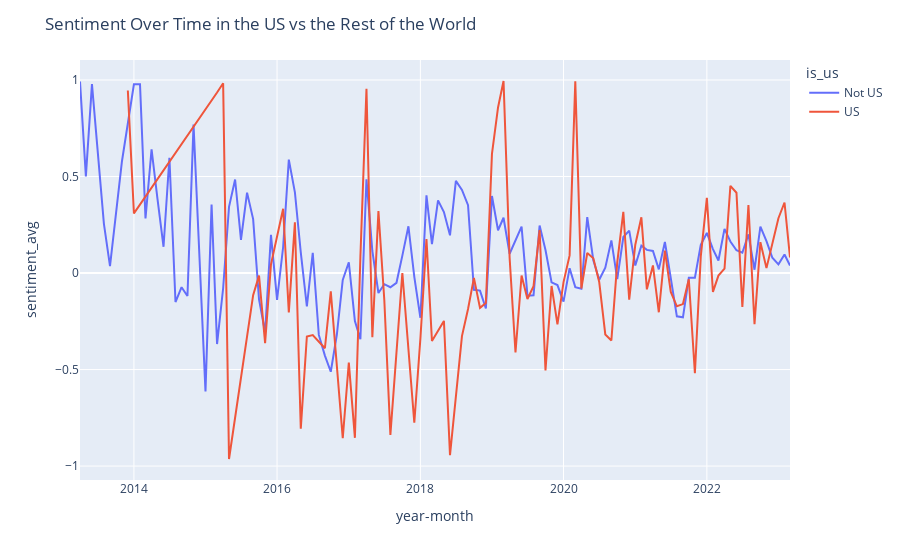

Notebook source saved alongside this figure:
### Code cell
# sentiment over time in the US vs the rest of the world
df = raw_df[raw_df['date'].notna()]

for i, row in df.iterrows():
    # get the month from the date
    date = row['date']
    df.at[i, 'year-month'] = '-'.join(date.split('-')[:2])

    # get the average sentiment
    sentiment = []
    sentiment_json = json.loads(row['sentiment'])
    # distilbert
    score = sentiment_json[0]['score']
    if sentiment_json[0]['label'] == 'NEGATIVE': score *= -1
    sentiment.append(score)
    # roberta
    score = sentiment_json[1]['score']
    if sentiment_json[1]['label'] == 'LABEL_0': score = -1 * score
    elif sentiment_json[1]['label'] == 'LABEL_1': score = 0
    sentiment.append(score)
    # bertweet
    score = sentiment_json[2]['score']
    if sentiment_json[2]['label'] == 'NEG': score = -1 * score
    elif sentiment_json[2]['label'] == 'NEU': score = 0
    sentiment.append(score)
    # average
    df.at[i, 'sentiment_avg'] = sum(sentiment) / len(sentiment)

    # whether the video is from the US or not
    country = row['country']
    df.at[i, 'is_us'] = 'US' if country == 'US' else 'Not US'

# get average for each country
df = df.groupby(['year-month', 'is_us']).mean().reset_index()

# sort by year
df = df.sort_values(by=['year-month'])

# plot
fig = px.line(df, x="year-month", y="sentiment_avg", color='is_us')
fig.update_layout(title_text='Sentiment Over Time in the US vs the Rest of the World')
fig.show()

### Figure 1 — Plotly figure (JSON) as saved in the notebook; plotly's stock layout.template omitted (floating-point values rounded to 4 significant figures)
{"data": [{"hovertemplate": "is_us=Not US<br>year-month=%{x}<br>sentiment_avg=%{y}<extra></extra>", "legendgroup": "Not US", "line": {"color": "#636efa", "dash": "solid"}, "marker": {"symbol": "circle"}, "mode": "lines", "name": "Not US", "orientation": "v", "showlegend": true, "type": "scatter", "x": ["2013-04", "2013-05", "2013-06", "2013-08", "2013-09", "2013-11", "2014-01", "2014-02", "2014-03", "2014-04", "2014-05", "2014-06", "2014-07", "2014-08", "2014-09", "2014-10", "2014-11", "2014-12", "2015-01", "2015-02", "2015-03", "2015-04", "2015-05", "2015-06", "2015-07", "2015-08", "2015-09", "2015-10", "2015-11", "2015-12", "2016-01", "2016-02", "2016-03", "2016-04", "2016-05", "2016-06", "2016-07", "2016-08", "2016-09", "2016-10", "2016-11", "2016-12", "2017-01", "2017-02", "2017-03", "2017-04", "2017-05", "2017-06", "2017-07", "2017-08", "2017-09", "2017-10", "2017-11", "2017-12", "2018-01", "2018-02", "2018-03", "2018-04", "2018-05", "2018-06", "2018-07", "2018-08", "2018-09", "2018-10", "2018-11", "2018-12", "2019-01", "2019-02", "2019-03", "2019-04", "2019-05", "2019-06", "2019-07", "2019-08", "2019-09", "2019-10", "2019-11", "2019-12", "2020-01", "2020-02", "2020-03", "2020-04", "2020-05", "2020-06", "2020-07", "2020-08", "2020-09", "2020-10", "2020-11", "2020-12", "2021-01", "2021-02", "2021-03", "2021-04", "2021-05", "2021-06", "2021-07", "2021-08", "2021-09", "2021-10", "2021-11", "2021-12", "2022-01", "2022-02", "2022-03", "2022-04", "2022-05", "2022-06", "2022-07", "2022-08", "2022-09", "2022-10", "2022-11", "2022-12", "2023-01", "2023-02", "2023-03", "CZ"], "xaxis": "x", "y": [0.9923, 0.5007, 0.9785, 0.2552, 0.0352, 0.5791, 0.9778, 0.9782, 0.2826, 0.6405, 0.386, 0.136, 0.5975, -0.1502, -0.07343, -0.1191, 0.7696, 0.1056, -0.6131, 0.3545, -0.368, -0.07897, 0.3431, 0.4844, 0.1713, 0.4167, 0.2795, -0.136, -0.3066, 0.1978, -0.1391, 0.1347, 0.5878, 0.4184, 0.1067, -0.1735, 0.1046, -0.3208, -0.4278, -0.5115, -0.3186, -0.03602, 0.05571, -0.2489, -0.3434, 0.4854, 0.1141, -0.1034, -0.05773, -0.07367, -0.05064, 0.09029, 0.2422, -0.01991, -0.2319, 0.4027, 0.1493, 0.3762, 0.3156, 0.1953, 0.4773, 0.4309, 0.3517, -0.08676, -0.09097, -0.1838, 0.399, 0.2217, 0.2863, 0.09999, 0.1682, 0.24, -0.117, -0.115, 0.2461, 0.1192, -0.04822, -0.06232, -0.1481, 0.02505, -0.07318, -0.08127, 0.2896, 0.06612, -0.03481, 0.02779, 0.1692, -0.03184, 0.1864, 0.2194, 0.03885, 0.1416, 0.1199, 0.1146, 0.01908, 0.1607, -0.02662, -0.2243, -0.2295, -0.02435, -0.02427, 0.1466, 0.2077, 0.1241, 0.06476, 0.2288, 0.1633, 0.1179, 0.1053, 0.2005, 0.01709, 0.2409, 0.1657, 0.07919, 0.04493, 0.09583, 0.03874, 0.331], "yaxis": "y"}, {"hovertemplate": "is_us=US<br>year-month=%{x}<br>sentiment_avg=%{y}<extra></extra>", "legendgroup": "US", "line": {"color": "#EF553B", "dash": "solid"}, "marker": {"symbol": "circle"}, "mode": "lines", "name": "US", "orientation": "v", "showlegend": true, "type": "scatter", "x": ["2013-12", "2014-01", "2015-03", "2015-04", "2015-05", "2015-09", "2015-10", "2015-11", "2015-12", "2016-02", "2016-03", "2016-04", "2016-05", "2016-06", "2016-07", "2016-09", "2016-10", "2016-12", "2017-01", "2017-02", "2017-03", "2017-04", "2017-05", "2017-06", "2017-07", "2017-08", "2017-10", "2017-12", "2018-01", "2018-02", "2018-03", "2018-05", "2018-06", "2018-08", "2018-09", "2018-10", "2018-11", "2018-12", "2019-01", "2019-02", "2019-03", "2019-04", "2019-05", "2019-06", "2019-07", "2019-08", "2019-09", "2019-10", "2019-11", "2019-12", "2020-01", "2020-02", "2020-03", "2020-04", "2020-05", "2020-06", "2020-07", "2020-08", "2020-09", "2020-10", "2020-11", "2020-12", "2021-01", "2021-02", "2021-03", "2021-04", "2021-05", "2021-06", "2021-07", "2021-08", "2021-09", "2021-10", "2021-11", "2021-12", "2022-01", "2022-02", "2022-03", "2022-04", "2022-05", "2022-06", "2022-07", "2022-08", "2022-09", "2022-10", "2022-11", "2022-12", "2023-01", "2023-02", "2023-03"], "xaxis": "x", "y": [0.9458, 0.3091, 0.9352, 0.9832, -0.9634, -0.1145, -0.01327, -0.3634, 0.04484, 0.333, -0.2037, 0.2626, -0.8063, -0.329, -0.3214, -0.3897, -0.09544, -0.856, -0.4641, -0.8537, 0.08331, 0.9542, -0.3329, 0.3213, -0.1395, -0.8387, 7.342e-05, -0.7757, -0.3395, 0.1757, -0.3522, -0.2481, -0.9437, -0.3265, -0.1866, -0.02493, -0.1803, -0.1552, 0.6169, 0.8577, 0.9948, 0.07933, -0.4119, -0.01276, -0.1343, -0.06815, 0.2221, -0.5046, -0.06694, -0.2657, -0.04724, 0.09133, 0.9935, -0.08049, 0.1037, 0.07606, -0.04658, -0.3181, -0.3491, 0.05493, 0.3164, -0.1384, 0.1469, 0.2887, -0.08445, 0.03915, -0.2033, 0.1166, -0.09828, -0.1722, -0.161, -0.03254, -0.5191, 0.08638, 0.3895, -0.09767, -0.01329, 0.02243, 0.4513, 0.4161, -0.1752, 0.3519, -0.2656, 0.1599, 0.02541, 0.1547, 0.2837, 0.3653, 0.08065], "yaxis": "y"}], "layout": {"legend": {"title": {"text": "is_us"}, "tracegroupgap": 0}, "margin": {"t": 60}, "title": {"text": "Sentiment Over Time in the US vs the Rest of the World"}, "xaxis": {"anchor": "y", "domain": [0, 1], "title": {"text": "year-month"}}, "yaxis": {"anchor": "x", "domain": [0, 1], "title": {"text": "sentiment_avg"}}}}
